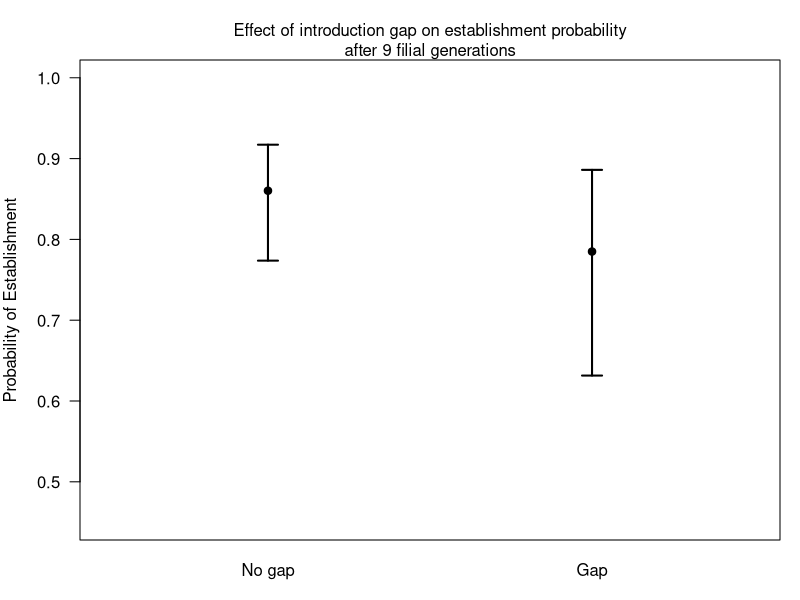

R code for this plot: (Note: this script raises an error after producing the figure.)
#### Title: Extinction probability analysis ####
###
### Author: Michael Koontz
### Email: mikoontz@gmail.com
###
### Date Created: 20150502
### Penultimate Updated: 20160124 (Changed frame of reference from extinction to establishment)
### Last Updated: 20161120
###
#### Purpose: Use tidy extinction data to assess the probability of extinction depending on different covariates. ####
###
### There are 6 different analysis presented here. 

### The first uses generation 9 (the end of the experiment) as the fixed point where we assess whether or not a population has established.

### The second analysis uses generation 6 as the fixed point where we assess whether or not a population has established. Generation 6 is after all introductions have completed, but before we see the rapid decline in population abundance that may indicate an additional biological process is at work.

### The third analysis uses all generations after introductions are complete (5 through 9) and includes a random effect of population ID to account for the repeated measures. This analysis was halted early on due to an inability to fit the models to the data.

### The fourth analysis uses generation 5 as the fixed point where we assess whether or not a population has established. Generation 5 is the first generation after all introductions have completed for all populations.

### The fifth analysis uses a relative timepoint to measure extant/extinct. Here, we assess establishment 5 generations after the final introduction event for each introduction regime. Since the 20x1 introduction regime took 1 generation to implement (new individuals to a patch in generation P), we look at generation 5 (F5) for establishment. Since the 4x5 introduction regime took 5 generations to implement (new individuals to a patch in generations P, F1, F2, F3, F4), we look at generation 9 (F9) for establishment. This analysis preempts the counterargument that the fewer, larger introductions had more time to go extinct, thus we see they have a lower estimated establishment probability at any given absolute time point.

### Sixth analysis assess establishment at generation 7

#### Load libraries, read data, and set it up for analysis ####
# Clear environment if necessary
# rm(list=ls())

library(lme4)
library(lsmeans)
library(multcompView)
library(tidyr)

b <- read.csv("data/clean-establishment-data.csv")
b$number <- as.factor(b$number)
b$block <- as.factor(b$block)
b$gap <- as.factor(b$gap)


##### Analysis 1: Extant/extinct assessment at generation 9 #####

#### Analysis 1: Assessing effect of the introduction gap ####

# Subset data to represent the only blocks and introduction treatments that COULD have experienced introduction gaps
gap.potential <- subset(b, subset=(block!=3)&(number%in%c(2,4)))

# We use a simple random effects structure here, because there is far less data in this subsetted dataset. Use extant assessment at generation 10 (9 full censuses after initial introduction).
m1 <- glmer(extant9 ~ number*environment*gap + (1 | block), data=gap.potential, family=binomial, control=glmerControl(optimizer="bobyqa"))

# Update the model fit to remove the 3-way interaction
m2 <- update(m1, formula= .~. - number:environment:gap)

anova(m1,m2) # LRT suggests model with 3-way interaction is not more likely than model with additive effect of gap. Drop 3-way interaction with gap.

m3 <- update(m2, formula= .~. -gap:environment)

anova(m2, m3) # LRT suggests model with interaction between gap and environment is not more likely than model without, so we drop the gap:environment interaction.

m4 <- update(m3, formula= .~. -gap:number)

anova(m3, m4) # LRT suggests model with interaction between gap and propagule number is not more likely than model without, so we drop the gap:number interaction.

m5 <- update(m4, formula= .~. -gap)

anova(m4, m5) # LRT suggests that the model with an additive effect of gap is NOT more likely than the model without, so we drop the effect of gap. Note this is DIFFERENT than the analysis where extant/extinct is assessed relative to when introductions finish.

#--------------------
#### Analysis 1: Plot effect (if any) of introduction gap ####
# Quick plot to show marginal effect of introduction gap (very overlapping CIs when looking at generation 9)
#--------------------
# Recall that plogis() has the effect of being an inverse logit function and qlogis() has the effect of being a logit function.

ls <- summary(lsmeans::lsmeans(m4, pairwise ~ as.factor(gap), adjust="none")$lsmeans)

cont <- lsmeans::lsmeans(m4, pairwise ~ as.factor(gap), adjust="none")$contrasts
cont.mu <- plogis(summary(cont)$estimate)
cont.SE <- c(plogis(summary(cont)$estimate - summary(cont)$SE), plogis(summary(cont)$estimate + summary(cont)$SE))
cont.SE

mu <- plogis(ls$lsmean)
CI <- rbind(plogis(ls$asymp.LCL), plogis(ls$asymp.UCL))

# pdf("Clean Plots/introduction gap effect.pdf", height=3.75, width=3.75)
par(mar=c(3,4,3,1))
plot(x=c(1,2), y=mu, ylim=c(0.45, 1), xlim=c(0.5,2.5), las=1, pch=19, xaxt="n", xlab=NA, ylab="Probability of Establishment")
axis(side=1, at=c(1,2), labels=c("No gap", "Gap"), tick=FALSE)
arrows(x0=c(1,2), y0=CI[1,], y1=CI[2,], code=3, length=0.1, angle=90, lwd=2)
# dev.off()

mtext(side=3, text="Effect of introduction gap on establishment probability\nafter 9 filial generations")

#-----------------------
# No need to trim the data to exclude those populations that experienced an introduction gap.
#-----------------------

# Subset to remove populations with an introduction gap
b.trim <- b

#-------------------
#### Analysis 1: Determining the random effects structure ####
### Test whether there are interactions between the covariates and the random effect of block
#-------------------

# The 'keep it maximal' random effects structure; Possibly too many parameters to justify this approach.
m5a <- glmer(extant9 ~ number*environment + (number*environment | block), data=b.trim, family=binomial, control=glmerControl(optimizer="bobyqa")) # Doesn't converge

m5b <- update(m5a, formula= .~ number*environment + (number + environment | block))

anova(m5a, m5b) # Doesn't appear to be a three way interaction bw number, environment, and block.

m5c <- update(m5b, formula= . ~ number*environment + (number | block))

anova(m5b, m5c) # No interaction between block and environment

m5d <- update(m5c, formula= . ~ number*environment + (environment | block))

anova(m5c, m5d) # No interaction between block and number

# There appear to be no interactions between block and the fixed covariates, so we use a simple random intercept structure for the random effect of temporal block.

#----------------
#### Analysis 1: Influence of fixed effects ####
#----------------

# Use LRT tests to guide interpretation, but all fixed effects will remain in the model in the end
m6 <- glmer(extant9 ~ number*environment + (1 | block), data=b.trim, family=binomial, control=glmerControl(optimizer="bobyqa"))

m7 <- update(m6, formula= .~. - number:environment)

anova(m6, m7) # Doesn't appear to be an interaction between propagule number and environmental stability

m8 <- update(m7, formula= .~. -environment)

anova(m7, m8) # Environment doesn't seem to affect extinction probability

m9 <- update(m8, formula= .~. -number)

anova(m8, m9) # Propagule number seems to be very important for extinction probability

# The final model which includes all fixed effects and uses the trimmed dataset without populations that experienced a gap in the introduction period
final <- m6

#### Analysis 1: Interpretation and contrasts ####

results <- lsmeans::lsmeans(final, pairwise ~ number, adjust="none")
results
posthoc <- summary(results$lsmeans)

sig_letters <- lsmeans::cld(results, Letters = letters)$.group[order(cld(results)$number)]
xvals <- 1:length(posthoc$lsmean)
min_y <- min(plogis(posthoc$asymp.LCL))

plot(x = xvals, y=plogis(posthoc$lsmean), 
     ylim=c(min_y, 1.0), 
     xlim = range(xvals) + c(-0.5, 0.5), 
     las=1, 
     pch=19, 
     xaxt="n", 
     xlab="Introduction regime", 
     ylab="Establishment probability", 
     bty="L")

axis(side=1, 
     at = xvals, 
     labels = c("20x1","10x2","5x4","4x5"), 
     tick = FALSE)

arrows(x0 = xvals, 
       y0 = plogis(posthoc$asymp.LCL), 
       y1 = plogis(posthoc$asymp.UCL), 
       code = 3, 
       length = 0.1, 
       angle = 90, 
       lwd = 2)

text(x = 1:4, y = 1.02, labels = sig_letters)

mtext(side=3, 
      text="Effect of propagule number on extinction probability\nafter 9 filial generations", 
      line = 2)
#### Analysis 1: Effect of temporary extinctions ####

bb <- subset(b.trim, subset=number %in% c(2,4,5))
bb$temp <- ifelse(bb$temp.extinctions > 0, yes=TRUE, no=FALSE)
bb$temp <- as.factor(bb$temp)

(nrow(b.trim) - sum(b.trim$extant9)) / nrow(b.trim)
# Total extinct through 9 generations: 150/917 = 0.164
(nrow(b.trim) - sum(b.trim$extant_5_after)) / nrow(b.trim)
# Total extinct 5 generations after final intro: 108/917 = 0.1178

sum(b.trim$temp.extinctions > 0) / nrow(bb)
# Temporary extinction before new introduction: 115/677 = 0.1699
sum(b.trim$temp.extinctions > 1) / nrow(bb)
# Temporarily extinct twice before new introduction: 13/677 = 0.0192
sum(b.trim$temp.extinctions > 2) / nrow(bb)
# Temporarily extinct thrice before new introduction: 1/677 = 0.00148

# Proportion extant at end of experiment
aggregate(extant_5_after ~ temp + number, FUN=mean, data=bb) 
aggregate(loss ~ number, FUN=mean, data=bb)
aggregate(temp.extinctions ~ number, FUN=sum, data=bb)

tempA <- glmer(extant9 ~ number*environment + temp + (1 | block), data=bb, family=binomial, control=glmerControl(optimizer="bobyqa"))

reducedModel <- glmer(extant9 ~ number*environment + (1 | block), data=bb, family=binomial, control=glmerControl(optimizer="bobyqa"))

anova(tempA, reducedModel) # Significant effect of temporary extinction versus not

lossA <- glmer(extant9 ~ number*environment + loss + (1 | block), data=bb, family=binomial, control=glmerControl(optimizer="bobyqa"))

anova(lossA, reducedModel) # Significant effect of AMOUNT of loss. More genetic inputs lost meant a higher extinction probability
summary(lossA) # One more potential beetle lost means a decrease in 0.11 log odds of establishment.
# plogis(0.92) # Mean probability of establishment
# plogis(0.92 - 0.11) # Approximate probability of establishment with 1 fewer individual
# plogis(0.92 - .11*5) # Approximate probability of establishment with 5 fewer individuals



##### Analysis 2: Extant/extinct assessment at generation 6 #####

#### Analysis 2: Assessing effect of the introduction gap ####
# Subset data to represent the only blocks and introduction treatments that COULD have experienced introduction gaps
gap.potential <- subset(b, subset=(block!=3)&(number%in%c(2,4)))

# We use a simple random effects structure here, because there is far less data in this subsetted dataset. Use extant assessment at generation 6.
m1 <- glmer(extant6 ~ number*environment*gap + (1 | block), data=gap.potential, family=binomial, control=glmerControl(optimizer="bobyqa"))
# Model fails to converge...

# Update the model fit to remove the 3-way interaction
m2 <- update(m1, formula= .~. - number:environment:gap)
# This model is nearly unidentifiable.

anova(m1,m2) # LRT suggests model with 3-way interaction is not more likely than model with additive effect of gap. Drop 3-way interaction with gap. Also, the previous model failed to converge so really we'll "start" with the model that doesn't have the 3-way interaction

m3 <- update(m2, formula= .~. -gap:environment)

anova(m2, m3) # LRT suggests model with interaction between gap and environment is not more likely than model without, so we drop the gap:environment interaction. Also, m2 and m3 didn't fit without a Warning about degenerate Hessians.

m4 <- update(m3, formula= .~. -gap:number) # This is the first model that fits without throwing a Warning message. Let's use this as the fullest model.

anova(m3, m4) # LRT suggests model with interaction between gap and propagule number IS more likely than the model without, so we have to deal with this.

#--------------------
#### Analysis 2: Plot effect (if any) of introduction gap ####
# Quick plot to show marginal effect of introduction gap (very overlapping CIs when looking at generation 9)
#--------------------
# Recall that plogis() has the effect of being an inverse logit function and qlogis() has the effect of being a logit function.

ls <- summary(lsmeans::lsmeans(m4, pairwise ~ as.factor(gap) + number, adjust="none")$lsmeans)

cont <- lsmeans::lsmeans(m4, pairwise ~ as.factor(gap) + number, adjust="none")$contrasts
cont.mu <- plogis(summary(cont)$estimate)
cont.SE <- c(plogis(summary(cont)$estimate - summary(cont)$SE), plogis(summary(cont)$estimate + summary(cont)$SE))
cont.SE

mu <- plogis(ls$lsmean)
CI <- rbind(plogis(ls$asymp.LCL), plogis(ls$asymp.UCL))

# pdf("Clean Plots/introduction gap effect.pdf", height=3.75, width=3.75)
par(mar=c(5,4,2,1))
plot(x=1:4, y=mu, ylim=c(0.45, 1), xlim=c(0.5,4.5), las=1, pch=19, xaxt="n", xlab=NA, ylab="Probability of Establishment")
axis(side=1, at=1:4, labels=rep(c("No gap", "Gap"), times = 2), tick=FALSE)
mtext(side = 1, at = c(1.5, 3.5), text = c("10x2", "5x4"), line = 3)

arrows(x0=1:4, y0=CI[1,], y1=CI[2,], code=3, length=0.1, angle=90, lwd=2)
# dev.off()

mtext(side=3, text="Effect of introduction gap on establishment probability\nafter 6 generations")

#-----------------------
# We need to trim the data to exclude those populations that experienced an introduction gap.
#-----------------------

# Subset to remove populations with an introduction gap
b.trim <- b[b$gap == "FALSE", ]
# dim(b.trim) # 842 populations didn't experience an introduction gap.

#-------------------
#### Analysis 2: Determining the random effects structure ####
# Test whether there are interactions between the covariates and the random effect of block
#-------------------

# The 'keep it maximal' random effects structure; Possibly too many parameters to justify this approach.
m5a <- glmer(extant6 ~ number*environment + (number*environment | block), data=b.trim, family=binomial, control=glmerControl(optimizer="bobyqa"))

m5b <- update(m5a, formula= .~ number*environment + (number + environment | block)) # This is the most complicated random effects structure we can fit.

anova(m5a, m5b) # Doesn't appear to be a three way interaction bw number, environment, and block based on LRT, but we had trouble fitting the m5a model.

m5c <- update(m5b, formula= . ~ number*environment + (number | block))

anova(m5b, m5c) # No interaction between block and environment

m5d <- update(m5c, formula= . ~ number*environment + (environment | block))

anova(m5c, m5d) # No interaction between block and number

# There appear to be no interactions between block and the fixed covariates, so we use a simple random intercept structure for the random effect of temporal block.

#----------------
#### Analysis 2: Influence of fixed effects ####

# Use LRT tests to guide interpretation, but all fixed effects will remain in the model in the end
m6 <- glmer(extant6 ~ number + environment + number:environment + (1 | block), data=b.trim, family=binomial, control=glmerControl(optimizer="bobyqa"))

m7 <- update(m6, formula= .~. - number:environment)

anova(m6, m7) # Doesn't appear to be an interaction between propagule number and environmental stability

m8 <- update(m7, formula= .~. -environment)

anova(m7, m8) # Environment doesn't seem to affect extinction probability

m9 <- update(m8, formula= .~. -number)

anova(m8, m9) # Propagule number seems to be very important for extinction probability

# The final model which includes all fixed effects and uses the trimmed dataset without populations that experienced a gap in the introduction period
final <- m6
#### Analysis 2: Interpretation and contrasts ####

results <- lsmeans::lsmeans(final, pairwise ~ number, adjust="none")
results
posthoc <- summary(results$lsmeans)

sig_letters <- lsmeans::cld(results, Letters = letters)$.group[order(cld(results)$number)]
xvals <- 1:length(posthoc$lsmean)

plot(x = xvals, y=plogis(posthoc$lsmean), 
     ylim=c(0.7, 1.0), 
     xlim = range(xvals) + c(-0.5, 0.5), 
     las=1, 
     pch=19, 
     xaxt="n", 
     xlab="Introduction regime", 
     ylab="Establishment probability", 
     col=cols, 
     bty="L")

# cols <- c("dodgerblue", "brown1", "gold", "green")
cols <- "black"

axis(side=1, 
     at = xvals, 
     labels = c("20x1","10x2","5x4","4x5"), 
     tick = FALSE)

arrows(x0 = xvals, 
       y0 = plogis(posthoc$asymp.LCL), 
       y1 = plogis(posthoc$asymp.UCL), 
       code = 3, 
       length = 0.1, 
       angle = 90, 
       lwd = 2,
       col = cols)

text(x = 1:4, y = 1.02, labels = sig_letters)

mtext(side=3, 
      text="Effect of propagule number on extinction probability\nafter 6 generations", 
      line = 2)

##### Analysis 3: Extant/extinct assessment at each generation, include generation as a fixed effect, population ID as random effect #####

#### Analysis 3: Assessing effect of the introduction gap ####
bb <- subset(b, select = c("ID", "block", "number", "environment", "gap", paste0("extant", 1:9)))

# Gather the extant/extinct assessments currently in short form across columns into a 2-column pair of keys and values.
long_b <- gather(bb, key = generation, value = extant, -c(ID, block, number, environment, gap))
# Convert the gathered "generation" column to a numeric value representing which filial generation the row refers to
long_b$generation <- as.numeric(substr(long_b$generation, start = 7, stop = nchar(long_b$generation)))

# We are only interested in generations 5 through 9, which represent time points with all introductions completed
long_b <- subset(long_b, generation >= 5)

gap.potential <- subset(long_b, subset=(block!=3)&(number%in%c(2,4)))

str(gap.potential)
fm1 <- glmer(extant ~ number * environment * generation + gap + (1 | ID) + (1 | block), data = gap.potential, family = "binomial", control=glmerControl(optimizer="bobyqa"))

fm2 <- update(fm1, . ~ . - gap)
anova(fm1, fm2) # Looks like model with gap is more likely than the model without, so we'll drop those populations that experienced an introduction gap.

b_trim <- long_b[long_b$gap == "FALSE", ]
#### Analysis 3: Determining the random effects structure ####
# Even the simplest possible model that we'd be interested in won't fit using this framework. Let's abandon it in favor of fitting models for each generation that we care about.
fm1 <- glmer(extant ~ number * environment + generation + (1 | ID) + (1 | block), data = b_trim, family = "binomial", control=glmerControl(optimizer="bobyqa"))

# What about ensuring ID is a factor?
b_trim$ID <- as.factor(b_trim$ID)
fm2 <- glmer(extant ~ number * environment + generation + (1 | ID) + (1 | block), data = b_trim, family = "binomial", control=glmerControl(optimizer="bobyqa"))
#No convergence.

# What about making generation a factor?
fm3 <- glmer(extant ~ number * environment + as.factor(generation) + (1 | ID) + (1 | block), data = b_trim, family = "binomial", control=glmerControl(optimizer="bobyqa"))
# Still no convergence.
# Additional check if no convergence should be worrisome
relgrad <- with(fm3@optinfo$derivs, solve(Hessian, gradient))
max(abs(relgrad))


# What kind of variation is in the data?
aggregate(extant ~ number + environment + generation, FUN = mean, data = b_trim)
# Some, but not a lot when broken down by generation like this. Perhaps that's why the model won't converge?

##### Analysis 4: Extant/extinct assessment at generation 5 #####
## This analysis may not prove useful, as no populations in the 4x5 introduction regime went extinct by this time.
#### Analysis 4: Assessing effect of the introduction gap ####
# Subset data to represent the only blocks and introduction treatments that COULD have experienced introduction gaps
gap.potential <- subset(b, subset=(block!=3)&(number%in%c(2,4)))

# We use a simple random effects structure here, because there is far less data in this subsetted dataset. Use extant assessment at generation 10 (9 full censuses after initial introduction).
m1 <- glmer(extant5 ~ number*environment*gap + (1 | block), data=gap.potential, family=binomial, control=glmerControl(optimizer="bobyqa"))

# Update the model fit to remove the 3-way interaction
m2 <- update(m1, formula= .~. - number:environment:gap)

anova(m1,m2) # LRT suggests model with 3-way interaction is not more likely than model with additive effect of gap. Also, model with 3-way interaction failed to converge. Drop 3-way interaction with gap.

m3 <- update(m2, formula= .~. -gap:environment)

anova(m2, m3) # LRT suggests model with interaction between gap and environment is not more likely than model without, so we drop the gap:environment interaction.

m4 <- update(m3, formula= .~. -gap:number)

anova(m3, m4) # LRT suggests model with interaction between gap and propagule number is not more likely than model without, so we drop the gap:number interaction.

m5 <- update(m4, formula= .~. -gap)

anova(m4, m5) # LRT suggests that the model with an additive effect of gap is NOT more likely than the model without, so we drop the effect of gap.
#### Analysis 4: Plot effect (if any) of introduction gap ####
# Quick plot to show marginal effect of introduction gap (very overlapping CIs when looking at generation 9)
#--------------------
# Recall that plogis() has the effect of being an inverse logit function and qlogis() has the effect of being a logit function.

ls <- summary(lsmeans::lsmeans(m4, pairwise ~ as.factor(gap), adjust="none")$lsmeans)

cont <- lsmeans::lsmeans(m4, pairwise ~ as.factor(gap), adjust="none")$contrasts
cont.mu <- plogis(summary(cont)$estimate)
cont.SE <- c(plogis(summary(cont)$estimate - summary(cont)$SE), plogis(summary(cont)$estimate + summary(cont)$SE))
cont.SE

mu <- plogis(ls$lsmean)
CI <- rbind(plogis(ls$asymp.LCL), plogis(ls$asymp.UCL))

# pdf("Clean Plots/introduction gap effect.pdf", height=3.75, width=3.75)
par(mar=c(5,4,2,1))
plot(x=1:2, y=mu, ylim=c(0.45, 1), xlim=c(0.5,2.5), las=1, pch=19, xaxt="n", xlab=NA, ylab="Probability of Establishment")
axis(side=1, at=1:4, labels=rep(c("No gap", "Gap"), times = 2), tick=FALSE)

arrows(x0=1:4, y0=CI[1,], y1=CI[2,], code=3, length=0.1, angle=90, lwd=2)
# dev.off()

mtext(side=3, text="Effect of introduction gap on establishment probability\nafter 5 generations")

#-----------------------
# No need to trim the data to exclude those populations that experienced an introduction gap.
#-----------------------

# Subset to remove populations with an introduction gap
b.trim <- b
#### Analysis 4: Determining the random effects structure ####
# Test whether there are interactions between the covariates and the random effect of block
#-------------------

# The 'keep it maximal' random effects structure; Possibly too many parameters to justify this approach.
m5a <- glmer(extant5 ~ number*environment + (number*environment | block), data=b.trim, family=binomial, control=glmerControl(optimizer="bobyqa")) # This model doesn't converge

m5b <- update(m5a, formula= .~ number*environment + (number + environment | block)) # This model doesn't converge

anova(m5a, m5b) # Doesn't appear to be a three way interaction bw number, environment, and block based on LRT, but we had trouble fitting the m5a model.

m5c <- update(m5b, formula= . ~ number*environment + (number | block)) # This model doesn't converge

anova(m5b, m5c) # No interaction between block and environment

m5d <- update(m5c, formula= . ~ number*environment + (environment | block)) # This is the most complicated random effects structure whose model converges

anova(m5c, m5d) # No interaction between block and number
# There appear to be no interactions between block and the fixed covariates, so we use a simple random intercept structure for the random effect of temporal block.
# m6 <- update(m5d, formula = . ~ number * environment + (1 | block))
#### Analysis 4: Influence of fixed effects ####
# Use LRT tests to guide interpretation, but all fixed effects will remain in the model in the end
m6 <- glmer(extant5 ~ number + environment + number:environment + (1 | block), data=b.trim, family=binomial, control=glmerControl(optimizer="bobyqa")) # Model fails to converge. Problem is that the 4x5 introduction regime has NO extinctions yet at generation 5

m7 <- update(m6, formula= .~. - number:environment) # Model fails to converge

anova(m6, m7) # Doesn't appear to be an interaction between propagule number and environmental stability

m8 <- update(m7, formula= .~. -environment) # This model does converge

anova(m7, m8) # Environment doesn't seem to affect extinction probability

m9 <- update(m8, formula= .~. -number) # This model also converges

anova(m8, m9) # Propagule number seems to be very important for extinction probability

# The final model which includes all fixed effects and uses the trimmed dataset without populations that experienced a gap in the introduction period. Note though that this model didn't converge.

final <- m6
#### Analysis 4: Interpretation and contrasts ####

results <- lsmeans::lsmeans(final, pairwise ~ number, adjust="none")
results
posthoc <- summary(results$lsmeans)

sig_letters <- lsmeans::cld(results, Letters = letters)$.group[order(cld(results)$number)]
xvals <- 1:length(posthoc$lsmean)
min_y <- min(plogis(posthoc$asymp.LCL))

plot(x = xvals, y=plogis(posthoc$lsmean), 
     ylim=c(min_y, 1.0), 
     xlim = range(xvals) + c(-0.5, 0.5), 
     las=1, 
     pch=19, 
     xaxt="n", 
     xlab="Introduction regime", 
     ylab="Establishment probability", 
     col=cols, 
     bty="L")

# cols <- c("dodgerblue", "brown1", "gold", "green")
cols <- "black"

axis(side=1, 
     at = xvals, 
     labels = c("20x1","10x2","5x4","4x5"), 
     tick = FALSE)

arrows(x0 = xvals, 
       y0 = plogis(posthoc$asymp.LCL), 
       y1 = plogis(posthoc$asymp.UCL), 
       code = 3, 
       length = 0.1, 
       angle = 90, 
       lwd = 2,
       col = cols)

text(x = 1:4, y = 1.02, labels = sig_letters)

mtext(side=3, 
      text="Effect of propagule number on extinction probability\nafter 5 filial generations", 
      line = 2)

##### Analysis 5: Extant/extinct assessment 5 generations after final introduction event #####

#### Analysis 5: Assessing effect of the introduction gap ####

# Subset data to represent the only blocks and introduction treatments that COULD have experienced introduction gaps
gap.potential <- subset(b, subset=(block!=3)&(number%in%c(2,4)))

# We use a simple random effects structure here, because there is far less data in this subsetted dataset. Use extant assessment at generation 10 (9 full censuses after initial introduction).

m1 <- glmer(extant_5_after ~ number*environment*gap + (1 | block), data=gap.potential, family=binomial, control=glmerControl(optimizer="bobyqa"))

# Update the model fit to remove the 3-way interaction
m2 <- update(m1, formula= .~. - number:environment:gap)

anova(m1,m2) # LRT suggests model with 3-way interaction is not more likely than model with additive effect of gap. Drop 3-way interaction with gap.

m3 <- update(m2, formula= .~. -gap:environment)

anova(m2, m3) # LRT suggests model with interaction between gap and environment is not more likely than model without, so we drop the gap:environment interaction.

m4 <- update(m3, formula= .~. -gap:number)

anova(m3, m4) # LRT suggests model with interaction between gap and propagule number is not more likely than model without, so we drop the gap:number interaction.

m5 <- update(m4, formula= .~. -gap)

anova(m4, m5) # LRT suggests that the model with an additive effect of gap IS more likely than model without, so we deal with this by removing populations that experienced an introduction gap.

#--------------------
#### Analysis 5: Plot effect (if any) of introduction gap ####
# Quick plot to show marginal effect of introduction gap (very overlapping CIs when looking at generation 9)
#--------------------
# Recall that plogis() has the effect of being an inverse logit function and qlogis() has the effect of being a logit function.

ls <- summary(lsmeans::lsmeans(m4, pairwise ~ as.factor(gap), adjust="none")$lsmeans)

cont <- lsmeans::lsmeans(m4, pairwise ~ as.factor(gap), adjust="none")$contrasts
cont.mu <- plogis(summary(cont)$estimate)
cont.SE <- c(plogis(summary(cont)$estimate - summary(cont)$SE), plogis(summary(cont)$estimate + summary(cont)$SE))
cont.SE

mu <- plogis(ls$lsmean)
CI <- rbind(plogis(ls$asymp.LCL), plogis(ls$asymp.UCL))

# pdf("Clean Plots/introduction gap effect.pdf", height=3.75, width=3.75)
par(mar=c(3,4,3,1))
plot(x=c(1,2), y=mu, ylim=c(0.45, 1), xlim=c(0.5,2.5), las=1, pch=19, xaxt="n", xlab=NA, ylab="Probability of Establishment")
axis(side=1, at=c(1,2), labels=c("No gap", "Gap"), tick=FALSE)
arrows(x0=c(1,2), y0=CI[1,], y1=CI[2,], code=3, length=0.1, angle=90, lwd=2)
# dev.off()

mtext(side=3, text="Effect of introduction gap on establishment probability\n5 generations after the final introductione event")

### Introduction gap significantly decreases the probability of establishment.

#-----------------------
# We need to trim the data to exclude those populations that experienced an introduction gap.
#-----------------------

# Subset to remove populations with an introduction gap
b.trim <- b[b$gap == "FALSE", ]

#-------------------
#### Analysis 5: Determining the random effects structure ####
### Test whether there are interactions between the covariates and the random effect of block
#-------------------

# The 'keep it maximal' random effects structure; Possibly too many parameters to justify this approach.
m5a <- glmer(extant_5_after ~ number*environment + (number*environment | block), data=b.trim, family=binomial, control=glmerControl(optimizer="bobyqa")) # as we might expect, the model doesn't fit.

m5b <- update(m5a, formula= .~ number*environment + (number + environment | block)) # This one does converge and has the most complex random effects structure we could use.

anova(m5a, m5b) # Doesn't appear to be a three way interaction bw number, environment, and block.

m5c <- update(m5b, formula= . ~ number*environment + (number | block))

anova(m5b, m5c) # No interaction between block and environment

m5d <- update(m5c, formula= . ~ number*environment + (environment | block))

anova(m5c, m5d) # No interaction between block and number

# There appear to be no interactions between block and the fixed covariates, so we use a simple random intercept structure for the random effect of temporal block.
#----------------
#### Analysis 5: Influence of fixed effects ####
#----------------

# Use LRT tests to guide interpretation, but all fixed effects will remain in the model in the end
m6 <- glmer(extant_5_after ~ number*environment + (1 | block), data=b.trim, family=binomial, control=glmerControl(optimizer="bobyqa"))

m7 <- update(m6, formula= .~. - number:environment)

anova(m6, m7) # Doesn't appear to be an interaction between propagule number and environmental stability

m8 <- update(m7, formula= .~. -environment)

anova(m7, m8) # Environment doesn't seem to affect extinction probability

m9 <- update(m8, formula= .~. -number)

anova(m8, m9) # Propagule number seems to be very important for extinction probability

# The final model which includes all fixed effects and uses the trimmed dataset without populations that experienced a gap in the introduction period
final <- m6
#### Analysis 5: Interpretation and contrasts ####

results <- lsmeans::lsmeans(final, pairwise ~ number, adjust="none")
results
posthoc <- summary(results$lsmeans)

sig_letters <- lsmeans::cld(results, Letters = letters)$.group[order(cld(results)$number)]
xvals <- 1:length(posthoc$lsmean)
min_y <- min(plogis(posthoc$asymp.LCL))

plot(x = xvals, y=plogis(posthoc$lsmean), 
     ylim=c(min_y, 1.0), 
     xlim = range(xvals) + c(-0.5, 0.5), 
     las=1, 
     pch=19, 
     xaxt="n", 
     xlab="Introduction regime", 
     ylab="Establishment probability",
     bty="L")

axis(side=1, 
     at = xvals, 
     labels = c("20x1","10x2","5x4","4x5"), 
     tick = FALSE)

arrows(x0 = xvals, 
       y0 = plogis(posthoc$asymp.LCL), 
       y1 = plogis(posthoc$asymp.UCL), 
       code = 3, 
       length = 0.1, 
       angle = 90, 
       lwd = 2)

text(x = 1:4, y = 1.0, labels = sig_letters)

mtext(side=3, 
      text="Effect of propagule number on extinction probability\nafter 9 filial generations", 
      line = 2)
#### Analysis 5: Effect of temporary extinctions ####

bb <- subset(b.trim, subset=number %in% c(2,4,5))
bb$temp <- ifelse(bb$temp.extinctions > 0, yes=TRUE, no=FALSE)
bb$temp <- as.factor(bb$temp)

# Note for all summaries of 5 generations after last intro event, the gap populations have been removed from the dataset
(nrow(b.trim) - sum(b.trim$extant9) ) / nrow(b.trim)
# Total extinct through 9 generations: 130/842 = 0.154 
(nrow(b.trim) - sum(b.trim$extant_5_after)) / nrow(b.trim)
# Total extinct 5 generations after final intro: 90/842 = 0.107

sum(b.trim$temp.extinctions > 0) / nrow(bb)
# Temporary extinction before new introduction: 104/602 = 0.1699
sum(b.trim$temp.extinctions > 1) / nrow(bb)
# Temporarily extinct twice before new introduction: 12/602 = 0.0199
sum(b.trim$temp.extinctions > 2) / nrow(bb)
# Temporarily extinct thrice before new introduction: 1/602 = 0.00148

dim(bb)

# Proportion extant at end of experiment
aggregate(extant_5_after ~ temp + number, FUN=mean, data=bb) 
aggregate(loss ~ number, FUN=mean, data=bb)
aggregate(temp.extinctions ~ number, FUN=sum, data=bb)

tempA <- glmer(extant_5_after ~ number*environment + temp + (1 | block), data=bb, family=binomial, control=glmerControl(optimizer="bobyqa"))

reducedModel <- glmer(extant_5_after ~ number*environment + (1 | block), data=bb, family=binomial, control=glmerControl(optimizer="bobyqa"))

anova(tempA, reducedModel)
# No significant effect of temporary extinction versus not

lossA <- glmer(extant_5_after ~ number*environment + loss + (1 | block), data=bb, family=binomial, control=glmerControl(optimizer="bobyqa"))

anova(lossA, reducedModel)
# No significant effect of AMOUNT of loss. Check this against the amount of loss at different time points (up to generation 6, for instance)


##### Analysis 6: Extant/extinct assessment at generation 7 #####
# Go directly to excluding populations that experienced an introduction gap
b.trim <- b[b$gap == "FALSE", ]
# dim(b.trim) # 842 populations didn't experience an introduction gap.

m1 <- glmer(extant7 ~ number + environment + number:environment + (1 | block), data=b.trim, family=binomial, control=glmerControl(optimizer="bobyqa")) 

m2 <- update(m1, formula= .~. - number:environment)
anova(m1, m2) # Doesn't appear to be an interaction between propagule number and environmental stability

m3 <- update(m2, formula= .~. -environment)
anova(m2, m3) # Environment doesn't seem to affect extinction probability

m4 <- update(m3, formula= .~. -number)
anova(m3, m4) # Propagule number seems to be very important for extinction probability

# The final model which includes all fixed effects and uses the trimmed dataset without populations that experienced a gap in the introduction period. Note though that this model didn't converge.

final <- m1
#### Analysis 6: Interpretation and contrasts ####

results <- lsmeans::lsmeans(final, pairwise ~ number, adjust="none")
results
posthoc <- summary(results$lsmeans)

sig_letters <- lsmeans::cld(results, Letters = letters, sort = FALSE, adjust = "none")$.group
xvals <- 1:length(posthoc$lsmean)
min_y <- min(plogis(posthoc$asymp.LCL))

plot(x = xvals, y=plogis(posthoc$lsmean), 
     ylim=c(min_y, 1.02), 
     xlim = range(xvals) + c(-0.5, 0.5), 
     las=1, 
     pch=19, 
     xaxt="n", 
     xlab="Introduction regime", 
     ylab="Establishment probability", 
     bty="L")

axis(side=1, 
     at = xvals, 
     labels = c("20x1","10x2","5x4","4x5"), 
     tick = FALSE)

arrows(x0 = xvals, 
       y0 = plogis(posthoc$asymp.LCL), 
       y1 = plogis(posthoc$asymp.UCL), 
       code = 3, 
       length = 0.1, 
       angle = 90, 
       lwd = 2)

text(x = 1:4, y = 1.02, labels = sig_letters)

mtext(side=3, 
      text="Effect of propagule number on extinction probability\nafter 7 filial generations", 
      line = 2)

(nrow(b.trim) - sum(b.trim$extant7)) / nrow(b.trim)
# Total extinct through 7 generations: 101/842 = 12.0 %
